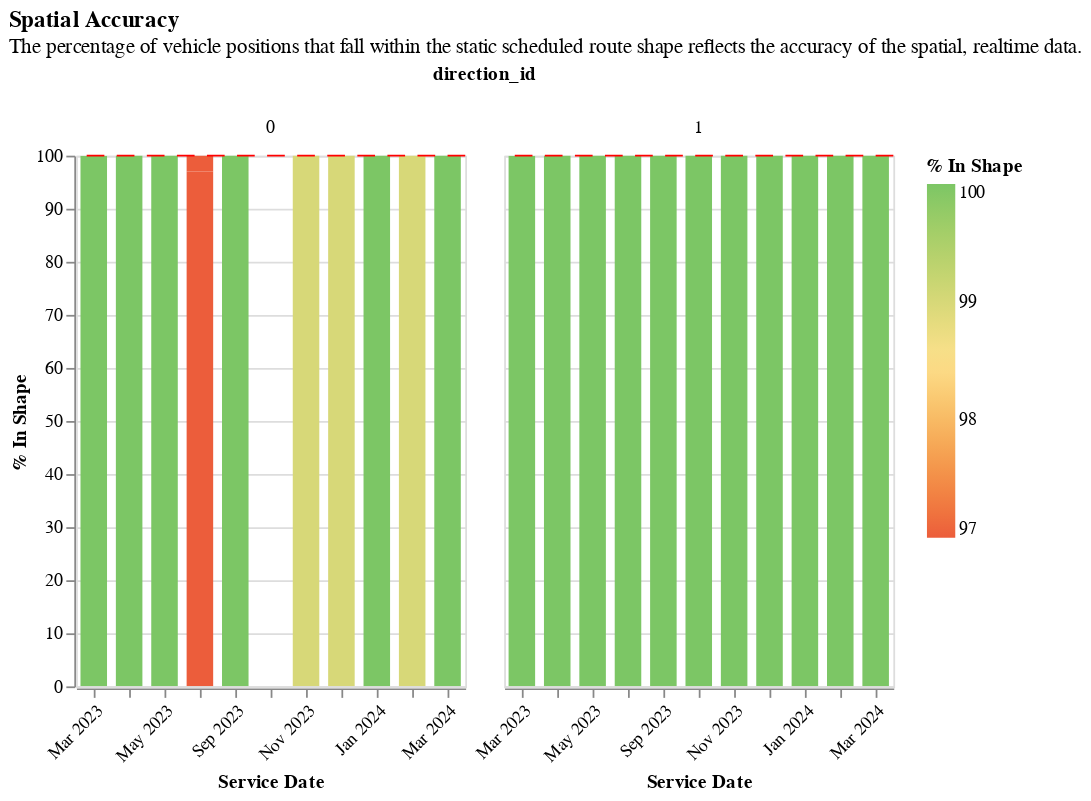

Notebook cell for this chart:
### Markdown cell above
#### Spatial Accuracy (Done)
* Multiple it by 100? Should this be rounded or not?

### Code cell
base_facet_with_ruler_chart(
    one_route.loc[one_route.time_period == "all_day"],
    "pct_in_shape",
    "ruler_100_pct",
    "Spatial Accuracy",
    "The percentage of vehicle positions that fall within the static scheduled route shape reflects the accuracy of the spatial, realtime data.",
)

### Figure 1 — Vega-Lite specification as saved in the notebook (floating-point values rounded to 4 significant figures; data arrays with more than 128 entries replaced by an {"elided": "..."} marker saying what was removed)
{"config": {"view": {"continuousWidth": 300, "continuousHeight": 300}}, "data": {"name": "data-3e576302157596b0751f24f4dc3d8d28"}, "facet": {"column": {"field": "direction_id", "type": "nominal"}}, "spec": {"layer": [{"mark": {"type": "bar", "clip": true, "size": 15}, "encoding": {"color": {"field": "pct_in_shape", "scale": {"range": ["#ec5d3b", "#fde18d", "#7cc665"]}, "title": "% In Shape", "type": "quantitative"}, "tooltip": [{"field": "direction_id", "type": "quantitative"}, {"field": "time_period", "type": "nominal"}, {"field": "route_combined_name", "type": "nominal"}, {"field": "organization_name", "type": "nominal"}, {"field": "service_date", "type": "temporal"}, {"field": "pct_in_shape", "type": "quantitative"}], "x": {"axis": {"format": "%b %Y", "labelAngle": -45}, "field": "service_date", "timeUnit": "yearmonthdate", "title": ["Service Date"], "type": "ordinal"}, "y": {"field": "pct_in_shape", "scale": {"domain": [0, 100]}, "title": "% In Shape", "type": "quantitative"}}}, {"mark": {"type": "rule", "color": "red", "strokeDash": [10, 7]}, "encoding": {"y": {"aggregate": "mean", "field": "ruler_100_pct", "type": "quantitative"}}}]}, "title": {"text": "Spatial Accuracy", "subtitle": ["The percentage of vehicle positions that fall within the static scheduled route shape reflects the accuracy of the spatial, realtime data."]}, "$schema": "https://vega.github.io/schema/vega-lite/v5.14.1.json", "datasets": {"data-3e576302157596b0751f24f4dc3d8d28": {"elided": "192 records"}}}
